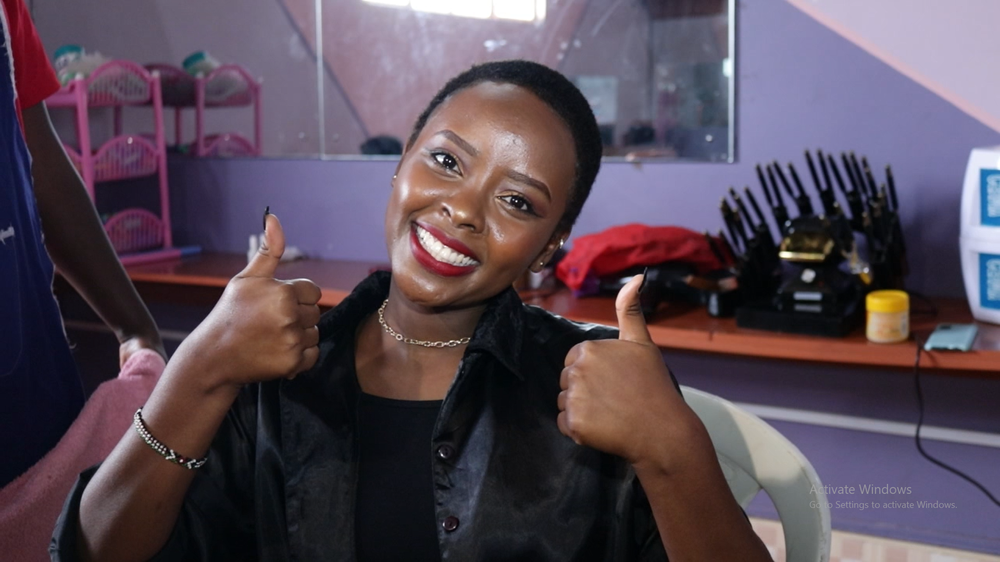
#> input picture CartoonifyProject/Nyambu.png, 1000 x 562 px, shrunk from 1920 x 1080 before the run
$ python cartoonify.py
#> lines starting #> are read from the running program, lines starting #| are printed output that depends on the picture; after the words box and inside, x2 and y2 are one past the last pixel; in counts of white or black regions, pixels touching at a corner belong together
import cv2
import numpy as np
from tkinter.filedialog import *

photo = askopenfilename()
#> the answer given: Nyambu.png
img = cv2.imread(photo)
#> img is the input picture: shape (562, 1000, 3); mean B, G, R 85.6, 73.5, 87.3

grey = cv2.cvtColor(img, cv2.COLOR_BGR2GRAY)
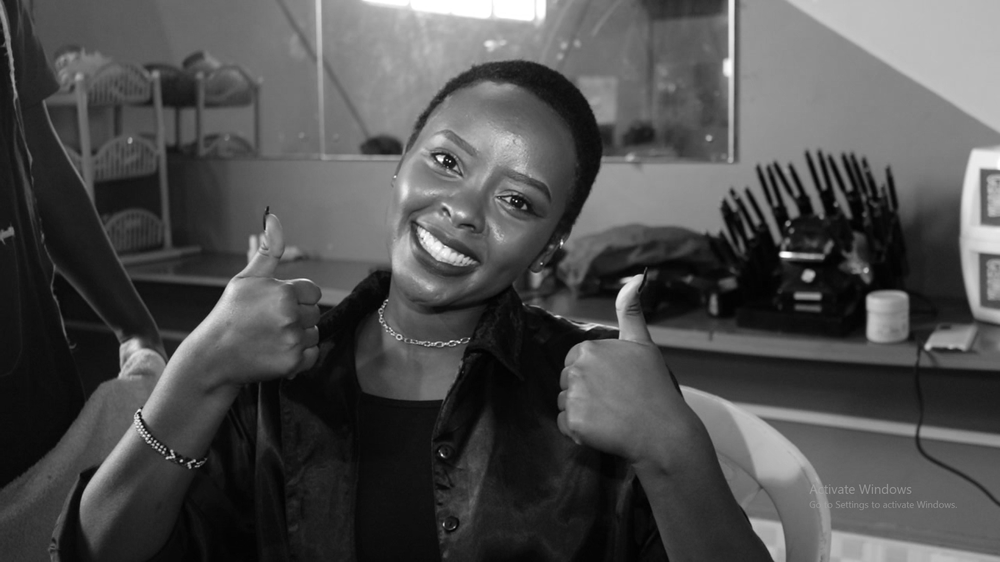
#> grey: shape (562, 1000); min 1, max 255, mean 79
grey = cv2.medianBlur(grey, 5)
edges = cv2.adaptiveThreshold(grey, 255, cv2.ADAPTIVE_THRESH_MEAN_C, cv2.THRESH_BINARY,9 ,9)
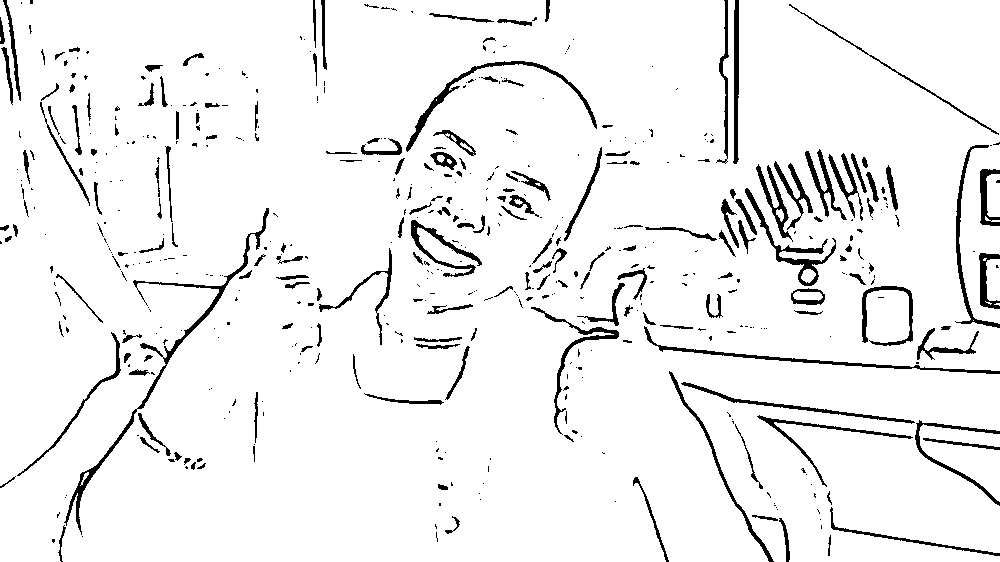
#> edges: shape (562, 1000); 94.1% white; 527 black regions (338 under 20 px), largest, box (x1, y1, x2, y2) and area: (64, 208, 269, 535) 2029, (406, 61, 597, 152) 1154, (644, 326, 1000, 374) 1124

#CARTOONIZE
color = cv2.bilateralFilter(img, 9, 250, 250)
cartoon = cv2.bitwise_and(color, color, mask= edges)
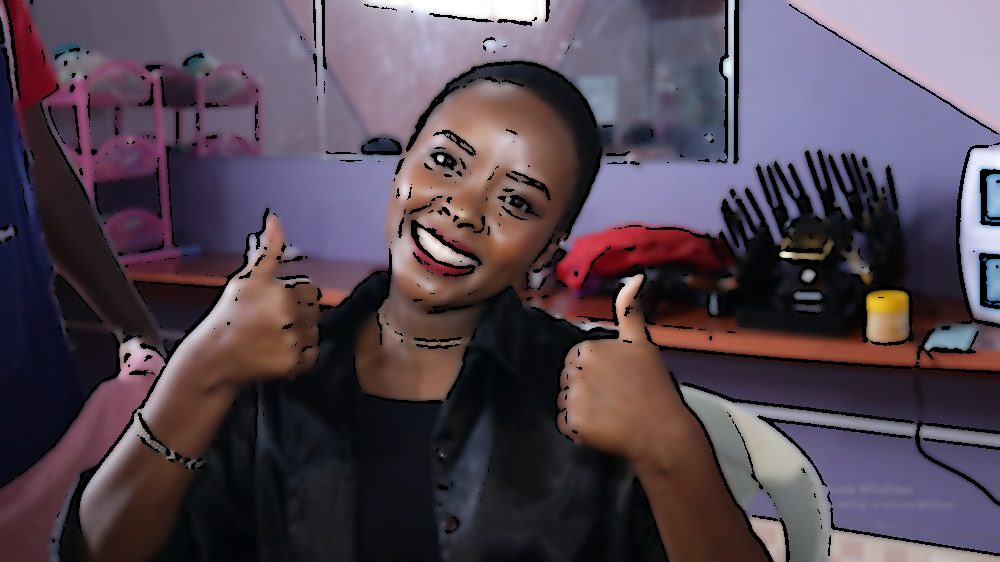
#> cartoon: shape (562, 1000, 3); mean B, G, R 81.3, 69.8, 83

cv2.imshow("Image" , img)
cv2.imshow("Cartoon", cartoon)

#save
cv2.imwrite("cartoon.jpg", cartoon)
cv2.waitKey(0)
cv2.destroyAllWindows()
